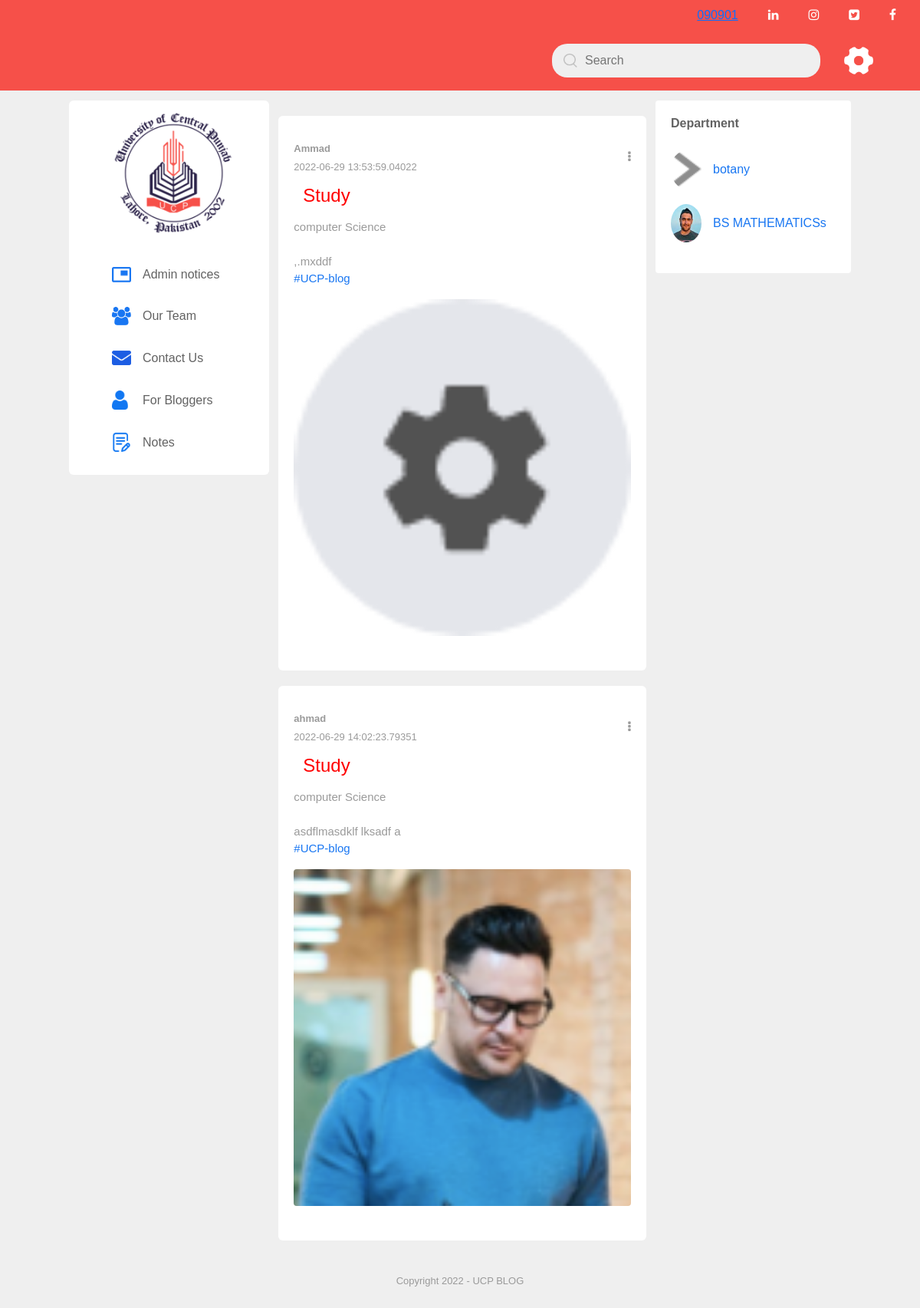
The page / on the database its author committed.
### tables this page shows
CREATE TABLE `companyprofile` (
  `id` int(11) NOT NULL,
  `name` varchar(100) NOT NULL,
  `logo` varchar(255) NOT NULL,
  `phone` varchar(100) NOT NULL,
  `email` varchar(140) NOT NULL,
  `address` varchar(200) NOT NULL,
  `facebook` text NOT NULL,
  `instagram` text NOT NULL,
  `whatsapp` text NOT NULL,
  `linkedin` varchar(200) NOT NULL
);

CREATE TABLE `postbyblogger` (
  `id` int(11) NOT NULL,
  `subject` varchar(70) NOT NULL,
  `image` varchar(255) NOT NULL,
  `post` text NOT NULL,
  `department` varchar(50) NOT NULL,
  `name` varchar(60) NOT NULL,
  `email` varchar(60) NOT NULL,
  `time` timestamp(5) NOT NULL DEFAULT current_timestamp(5) ON UPDATE current_timestamp(5)
);

CREATE TABLE `departments` (
  `id` int(11) NOT NULL,
  `department` varchar(70) NOT NULL,
  `image` varchar(250) NOT NULL
);

### index.php (the view, shortened to what this page needs)
<?php
include('admin/db.php');
?>
<!doctype html>
<html lang="en">
<head>
	<link rel="stylesheet" href="https://cdnjs.cloudflare.com/ajax/libs/font-awesome/4.7.0/css/font-awesome.min.css">
	<link href="https://cdn.jsdelivr.net/npm/bootstrap@5.0.2/dist/css/bootstrap.min.css" rel="stylesheet">
	<link rel="stylesheet" href="css/style.css">
</head>
<body class="bgimg">
	<div>
		<ul>
			<?php
			$query = $con->query('SELECT * FROM `companyprofile`');
			while ($row = $query->fetch_assoc()) {
				$num  = $row['phone'];
				$facebook = $row['facebook']; ?>
				<li><a href="<?php echo $facebook ?>"><i class="fa fa-facebook" aria-hidden="true" style="color: white;"></i></a></li>
				<li><a href="<?php echo $row['instagram']; ?>"><i class="fa fab fa-twitter-square" aria-hidden="true" style="color: white;"></i></a></li>
				<li><a href="<?php echo $row['whatapp']; ?>"><i class="fa fab fa-instagram" aria-hidden="true" style="color: white;"></i></a></li>
				<li><a href="<?php echo $row['linkedin']; ?>"><i class="fa fab fa-linkedin" aria-hidden="true" style="color: white;"></i></a></li>
				<li><a href=""><?php echo $num ?></a></li>
			<?php
			}
			?>
		</ul>
		<nav>
			<div class="nav-right ">
				<div class="search-box " style="margin-top: 12px; margin-bottom:12px">
					<img src="images/search.png">
					<input type="text" placeholder="Search">
				</div>
				<div class="nav-user-icon online" onclick="settingsMenuToggle();">
					<img src="images/settinglogo.png">
				</div>
			</div>
		</nav>
	</div>
	<div class="container ">
		<div class="left-sidebar  side" style="border-radius: 6px;">
			<div class="imp-links dark-theme " style="margin-left: 0px;border: 0px;">
				<div style="margin-left:56px ;">
				<?php
$query = $con->query("SELECT * FROM `companyprofile`");
while ($row = $query->fetch_assoc()) {
	?>
					<img src="./admin/img/logo/<?php echo $row['logo']?>" class="logo" width="270px" height="160px" style="margin-bottom: 41px; margin-top: 14px;">
					<?php
}
?>
					<a href="admin_notice.php">
						<img src="images/news.png">
						Admin notices
					</a>
					<a href="./ourTeam.php">
						<img src="images/group.png">
						Our Team
					</a>
					<a href="./contactus.php">
						<img src="images/email.png">
						Contact Us
					</a>
					<a href="#">
						<img src="images/user.png">
						<span data-bs-toggle="modal" data-bs-target="#addModal">For Bloggers</span>
					</a>
					<a href="notes.php">
						<img src="images/notes.png">
						Notes
					</a>
				</div>
			</div>
		</div>
		<div class="main-content ">
			<?php
			$queryblogger = $con->query("SELECT * from `postbyblogger` ORDER BY id DESC");
			while ($blogger = $queryblogger->fetch_assoc()) {
				$name = $blogger['name'];
			?>
				<div class="post-container">
					<div class="post-row">
						<div class="user-profile">
							<div>
								<span><b><strong><?php echo $name; ?></strong></b></span><br>
								<span><?php echo $blogger['time']; ?></span>
							</div>
						</div>
						<a href="#">
							<i class="fa fa-ellipsis-v"></i>
						</a>
					</div>
					<h4 style="color: red; margin-left:12px;margin-top:12px;"><?php echo $blogger['subject']; ?></h4>
					<p class="post-text"><?php echo $blogger['department']; ?><span></span>
						<br><br><?php echo $blogger['post']; ?><br>
						<a href="#">#UCP-blog</a>
					</p>
					<?php
					$image = $blogger['image'];
					if ($image) {
					?>
						<img src="./admin/img/bloggerpost/<?php echo  $image; ?>" class="post-img">
					<?php
					} else {
					}
					?>
					<div class="post-row">
					</div>
				</div>
			<?php
			}
			?>
		</div>
		<div class="right-sidebar">
			<div class="sidebar-title">
				<h4>Department</h4>
			</div>
			<?php
			$query = $con->query('select * from departments');
			while ($row = $query->fetch_assoc()) {
			?>
				<div class="online-list">
					<div class="online">
						<img src="./admin/img/department/<?php echo $row['image'];?>" width="12px" height="50px">
					</div>
					<span style="color: #1876F2;"><?php echo $row['department']; ?></span>
				</div>
			<?php
			}
			?>
		</div>
	</div>
	<div class="footer">
		<p>Copyright 2022 - UCP BLOG</p>
	</div>
</body>
</html>

### css/style.css (style rules this page uses)
ul { list-style-type: none; margin: 0; padding: 0; overflow: hidden; background-color: var(--nav-color); }
li { float: right; margin-right: 23px; }
li a { display: block; padding: 8px; }
* { margin: 0; padding: 0; font-family: 'poppins',sans-serif; box-sizing: border-box; }
:root { --body-color: #efefef; --nav-color: #f65049; --bg-color: #fff; --side-color:#fff; }
.dark-theme { --body-color: #252525; --nav-color: #ce5c5c; --bg-color:#1a1919; --side-color:#1a1919; }
body { background: var(--body-color); transition: background 0.3s; }
nav { display: flex; align-items: center; justify-content: space-between; background: var(--nav-color); padding: 5px 5%; position: sticky; top: 0; z-index: 100; }
.logo { width: 160px; margin-right: 45px; }
.nav-left, .nav-right { display: flex; align-items: center; }
.nav-user-icon img { width: 40px; border-radius: 50%; cursor: pointer; }
.search-box { background: #efefef; width: 350px; border-radius: 20px; display: flex; align-items: center; padding: 0 15px; }
.search-box img { width: 18px; }
.search-box input { width: 100%; background: transparent; padding: 10px; outline: none; border: 0; }
.nav-user-icon { margin-left:30px; }
.online { position: relative; }
.container { display: flex; justify-content: space-between; padding: 13px 5%; }
.left-sidebar { flex-basis: 25%; position: sticky; top: 70px; align-self: flex-start; background: var(--side-color); }
.right-sidebar { flex-basis: 25%; position: sticky; top: 70px; align-self: flex-start; background: var(--bg-color); padding:20px; border-radius: 4px; color:#626262; }
.main-content { width: 47%; }
.imp-links a, .shortcut-links a { text-decoration: none; display: flex; align-items: center; margin-bottom: 30px; color: #626262; width: fit-content; }
.imp-links a img { width: 25px; margin-right: 15px; }
.imp-links { border-bottom: 1px solid #ccc; }
.sidebar-title { display: flex; align-items: center; justify-content: space-between; margin-bottom: 18px; }
.right-sidebar h4 { font-weight: 600; font-size: 16px; }
.online-list { display: flex; align-items: center; margin-bottom: 20px; }
.online-list .online img { width:40px; border-radius: 50%; }
.online-list .online { width: 40px; border-radius: 50%; margin-right: 15px; }
.online-list .online:after { top:unset; bottom: 0; }
.user-profile { display: flex; align-items: center; }
.post-container { width: 100%; background:var(--bg-color); border-radius: 6px; padding: 20px; color:#626262; margin:20px 0; }
.user-profile span { font-size: 13px; color:#9a9a9a; }
.post-text { color:#9a9a9a; margin:15px 0; font-size: 15px; }
.post-text a { color:#1876f2; text-decoration: none; }
.post-img { width: 100%; border-radius: 4px; margin-bottom: 5px; }
.post-row { margin-top:10px; display: flex; align-items: center; justify-content: space-between; }
.post-row a { color:#9a9a9a; }
.footer { text-align: center; color:#9a9a9a; padding:10px 0 20px; font-size: 13px; }

### index.php (style rules this page uses)
:root { --gutter: 20px; }

### rows shown on the page
companyprofile: phone "090901", logo (picture)
postbyblogger: name "Ammad", time "2022-06-29 13:53:59.04022", subject "Study", department "computer Science", post ",.mxddf", image (picture)
postbyblogger: name "ahmad", time "2022-06-29 14:02:23.79351", subject "Study", department "computer Science", post "asdflmasdklf lksadf a", image (picture)
departments: image (picture), department "botany"
departments: image (picture), department "BS MATHEMATICSs"
